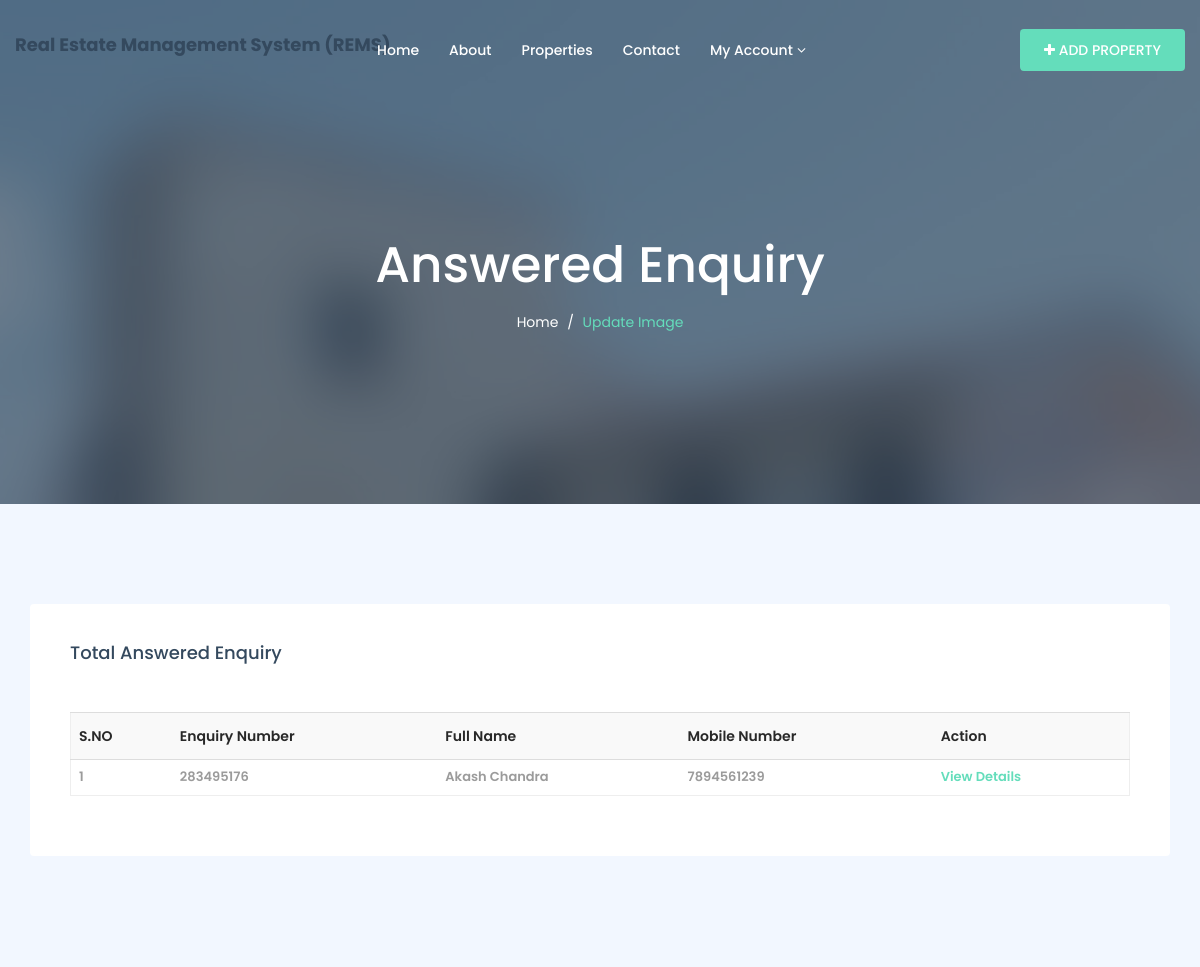
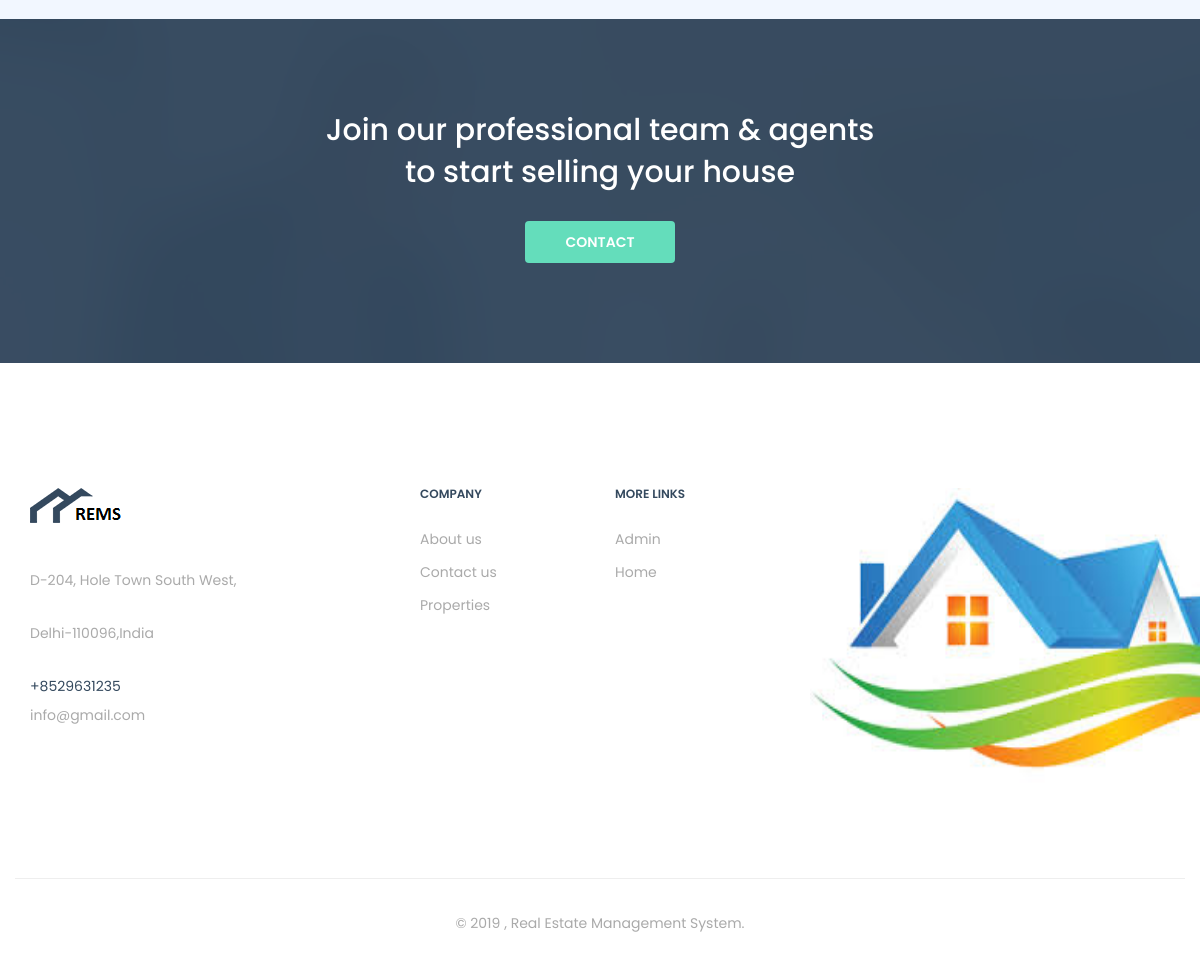
Screenshot of /rems/ansenquiry.php (signed in) with the database file from the repository (2 pictures, top to bottom).
### tables this page shows
CREATE TABLE `tblenquiry` (
  `ID` int(11) NOT NULL,
  `PropertyID` int(10) NOT NULL,
  `FullName` varchar(200) NOT NULL,
  `Email` varchar(200) NOT NULL,
  `MobileNumber` bigint(10) NOT NULL,
  `Message` mediumtext NOT NULL,
  `EnquiryNumber` varchar(200) NOT NULL,
  `EnquiryDate` timestamp NOT NULL DEFAULT current_timestamp(),
  `Status` varchar(10) DEFAULT NULL,
  `Remark` varchar(200) DEFAULT NULL,
  `RemarkDate` timestamp NULL DEFAULT NULL ON UPDATE current_timestamp()
);

CREATE TABLE `tblpage` (
  `ID` int(10) NOT NULL,
  `PageType` varchar(120) DEFAULT NULL,
  `PageTitle` mediumtext DEFAULT NULL,
  `PageDescription` mediumtext DEFAULT NULL,
  `Email` varchar(120) DEFAULT NULL,
  `MobileNumber` bigint(10) DEFAULT NULL,
  `UpdationDate` timestamp NULL DEFAULT NULL ON UPDATE current_timestamp()
);

### rems/ansenquiry.php (the view, shortened to what this page needs)
<?php
if (strlen($_SESSION['remsuid']==0 || $_SESSION['ut']==3)) {
  header('location:logout.php');
  } else{
  ?>
 <!DOCTYPE html>
<html dir="ltr" lang="en-US">
<head>
    <link href="assets/css/external.css" rel="stylesheet">
    <link href="assets/css/bootstrap.min.css" rel="stylesheet">
    <link href="assets/css/style.css" rel="stylesheet">
</head>
<body>
    <div id="wrapper" class="wrapper clearfix">
        <?php include_once('includes/header.php');?>
        <section id="page-title" class="page-title bg-overlay bg-overlay-dark2">
            <div class="container">
                <div class="row">
                    <div class="col-xs-12 col-sm-12 col-md-6 col-md-offset-3">
                        <div class="title title-1 text-center">
                            <div class="title--content">
                                <div class="title--heading">
                                    <h1>Answered Enquiry</h1>
                                </div>
                                <ol class="breadcrumb">
                                    <li><a href="index.php">Home</a></li>
                                    <li class="active">Update Image</li>
                                </ol>
                            </div>
                        </div>
                    </div>
                </div>
            </div>
        </section>
        <section id="add-property" class="add-property">
            <div class="container">
                <div class="row">
                    <div class="col-xs-12 col-sm-12 col-md-12">
                            <div class="form-box">
                                <div class="row">
                                    <div class="col-xs-12 col-sm-12 col-md-12">
                                        <h4 class="form--title">Total Answered Enquiry</h4>
                                        <table class="table">
                <thead>
                                        <tr>
                                            <tr>
                  <th>S.NO</th>
                    <th>Enquiry Number</th>
                    <th>Full Name</th>
                    <th>Mobile Number</th>
                          <th>Action</th>
                </tr>
                                        </tr>
                                        </thead>
               <?php
$uid=$_SESSION['remsuid'];
$ret=mysqli_query($con,"select tblenquiry.* from  tblenquiry join tblproperty on tblproperty.Id=tblenquiry.PropertyID where tblenquiry.Status='Answer'  and tblproperty.UserID='$uid' ");;
$cnt=1;
while ($row=mysqli_fetch_array($ret)) {
?>
                <tr>
                  <td><?php echo $cnt;?></td>
                  <td><?php  echo $row['EnquiryNumber'];?></td>
                  <td><?php  echo $row['FullName'];?></td>
                  <td><?php  echo $row['MobileNumber'];?></td>
                  <td><a href="view-enquiry-detail.php?viewid=<?php echo $row['ID'];?>">View Details</a></td>
                </tr>
                <?php
$cnt=$cnt+1;
}?>
              </table>             </div>
                                </div>
                            </div>
                    </div>
                </div>
            </div>
        </section>
             <section id="cta" class="cta cta-1 text-center bg-overlay bg-overlay-dark pt-90">
            <div class="container">
                <div class="row">
                    <div class="col-xs-12 col-sm-12 col-md-6 col-md-offset-3">
                        <h3>Join our professional team & agents to start selling your house</h3>
                         <a href="contact.php" class="btn btn--primary">Contact</a>
                    </div>
                </div>
            </div>
        </section>       </div>
        <?php include_once('includes/footer.php');?>
</body>
</html>
 <?php } ?>

### rems/includes/footer.php (shortened to what this page needs)
 <?php
include('includes/dbconnection.php');
?>
 <footer id="footer" class="footer footer-1 bg-white">
            <div class="footer-widget">
                <div class="container">
                    <div class="row">
                        <div class="col-xs-12 col-sm-6 col-md-3 widget--about">
                            <div class="widget--content">
                                <?php
$ret=mysqli_query($con,"select * from tblpage where PageType='contactus'");
while ($row=mysqli_fetch_array($ret)) {
?>
                                <div class="footer--logo">
                                    <img src="assets/images/logo/logo-dark3.png" alt="logo">
                                </div>
                                <p><?php  echo $row['PageDescription'];?></p>
                                <div class="footer--contact">
                                    <ul class="list-unstyled mb-0">
                                        <li>+<?php  echo $row['MobileNumber'];?></li>
                                        <li> <p><?php  echo $row['Email'];?></p></li>
                                    </ul>
                                </div>
                            </div>
                            <?php } ?>
                        </div>
                        <div class="col-xs-12 col-sm-3 col-md-2 col-md-offset-1 widget--links">
                            <div class="widget--title">
                                <h5>Company</h5>
                            </div>
                            <div class="widget--content">
                                <ul class="list-unstyled mb-0">
                                    <li><a href="about.php">About us</a></li>
                                    <li><a href="contact.php">Contact us</a></li>
                                   <li><a href="properties-grid.php">Properties</a></li>
                                </ul>
                            </div>
                        </div>
                        <div class="col-xs-12 col-sm-3 col-md-2 widget--links">
                            <div class="widget--title">
                                <h5>More Links</h5>
                            </div>
                            <div class="widget--content">
                                <ul class="list-unstyled mb-0">
                                    <li><a href="admin/login.php">Admin</a></li>
                                    <li><a href="index.php">Home</a></li>
                                </ul>
                            </div>
                        </div>
                        <div class="col-xs-12 col-sm-12 col-md-4 widget--newsletter">
                            <img src="assets/images/about/download.jpg" width="500" height="300" alt="logo">
                        </div>
                    </div>
                </div>
            </div>
            <div class="footer--copyright text-center">
                <div class="container">
                    <div class="row footer--bar">
                        <div class="col-xs-12 col-sm-12 col-md-12">
                            <span>© 2019 , Real Estate Management System.</span>
                        </div>
                    </div>
                </div>
            </div>
        </footer>

### rows the page displays
tblenquiry: EnquiryNumber "283495176", FullName "Akash Chandra", MobileNumber "7894561239"
tblpage: PageDescription "D-204, Hole Town South West, Delhi-110096,India", MobileNumber "8529631235", Email "info@gmail.com"
